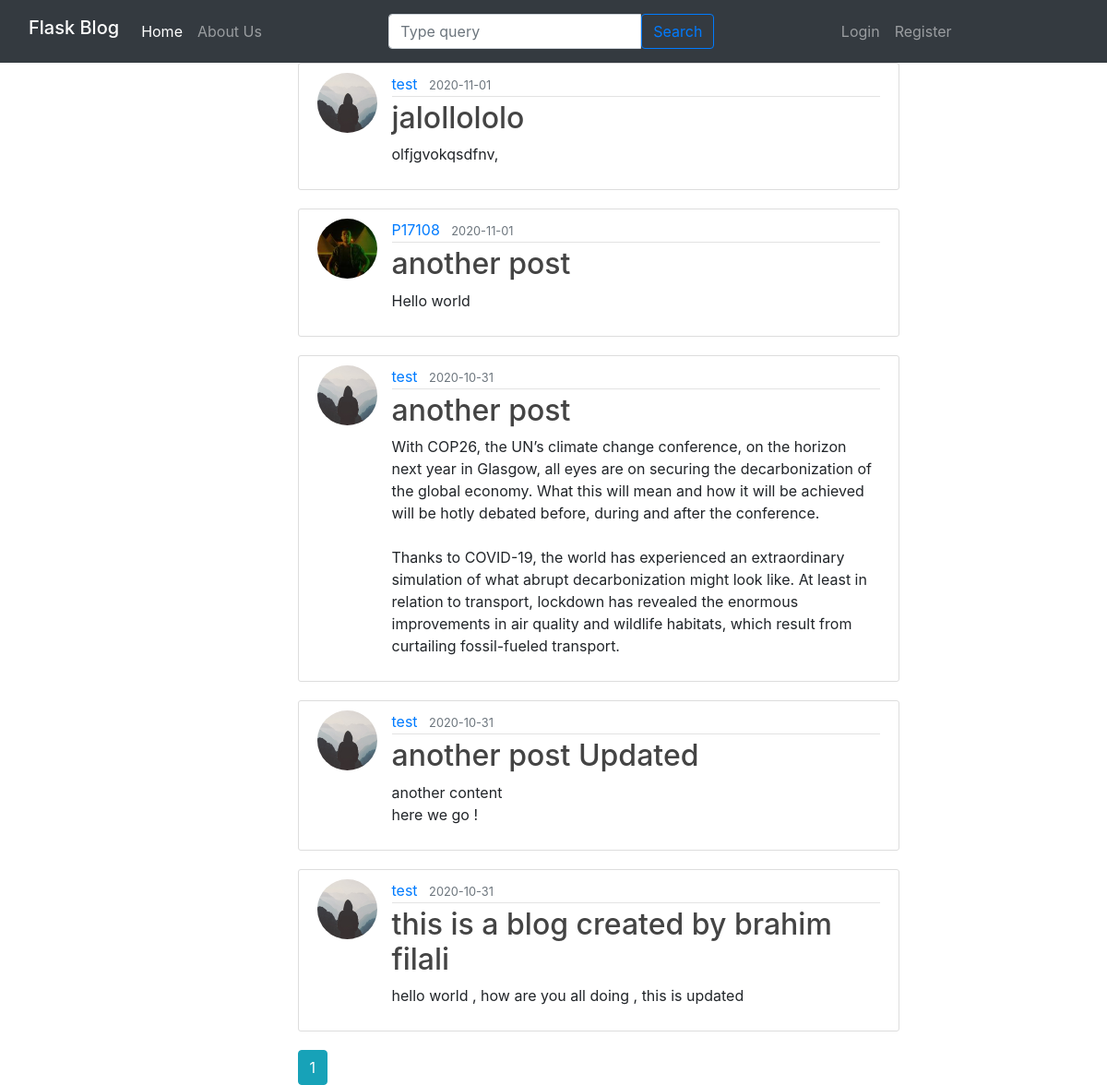
The page /home on the database its author committed.
### flaskblog/models.py (models this page shows, shortened)
class Post(db.Model ,UserMixin):
    id = db.Column(db.Integer , primary_key = True)
    title = db.Column(db.String(20) , nullable = False )
    content = db.Column(db.Text, nullable = False )
    date_posted = db.Column(db.DateTime , default=datetime.utcnow)
    user_id = db.Column(db.Integer , db.ForeignKey('user.id'))

class User(db.Model ,UserMixin):
    id = db.Column(db.Integer , primary_key = True)
    username = db.Column(db.String(20) , unique = True , nullable = False )
    email = db.Column(db.String(120) , unique = True , nullable = False )
    image_file = db.Column(db.String(40) , nullable = False , default = 'default.jpg')
    password = db.Column(db.String(60) , nullable = False)
    posts = db.relationship('Post' , backref = 'author')

### flaskblog/routes.py (the view)
@app.route("/")
@app.route("/home")
def home():
    page = request.args.get('page' ,1 ,type=int )
    posts = Post.query.order_by(Post.date_posted.desc()).paginate(page = page , per_page = 5 )
    return render_template('home.html' , title = "Home page" , posts = posts )

### flaskblog/templates/home.html (shortened to what this page needs)
{% extends 'layout.html' %}
{% block link_css %}
    <link rel="stylesheet" type="text/css" href="{{ url_for('static', filename='home.css') }}">
{% endblock %}
{% block content %}
<div class="row">
    <div class="col-md-3">
    </div>
    <div class="col-md-7">
        {% for post in posts.items %}
            <article class="media content-section">
              <img class="rounded-circle article-img" src="{{ url_for('static', filename='profile_pics/' + post.author.image_file) }}">
              <div class="media-body">
                <div class="article-metadata">
                  <a class="mr-2" href="#">{{ post.author.username }}</a>
                  <small class="text-muted">{{ post.date_posted.strftime('%Y-%m-%d') }}</small>
                </div>
                <h2><a class="article-title" href=" {{ url_for('post' , post_id = post.id) }} ">{{ post.title }}</a></h2>
                <p class="article-content">{{ post.content }}</p>
              </div>
            </article>
        {% endfor %}
        {% for page_num in posts.iter_pages(left_edge=1, right_edge=1, left_current=1, right_current=2) %}
            {% if page_num %}
                {% if posts.page == page_num %}
                    <a class="btn btn-info" href="{{url_for('home' , page = page_num)}}">{{page_num}}</a>
                {% else %}
                    <a class="btn btn-outilne-info" href="{{url_for('home' , page = page_num)}}">{{page_num}}</a>
                {% endif %}
            {% else %}
                ...
            {% endif %}
        {% endfor %}
    </div>
</div>
{% endblock content %}

### flaskblog/static/main.css (style rules this page uses)
.article-img { max-width: 100%; min-width: 50px; height: auto; border-radius: 50%; }
body { background: #fafafa; color: #333333; margin-top: 5rem; }
h1, h2, h3, h4, h5, h6 { color: #444444; }
.content-section { background: #ffffff; padding: 10px 20px; border: 1px solid #dddddd; border-radius: 3px; margin-bottom: 20px; }
.article-title { color: #444444; }
.article-content { white-space: pre-line; }
.article-img { height: 65px; width: 65px; margin-right: 16px; }
.article-metadata { padding-bottom: 1px; margin-bottom: 4px; border-bottom: 1px solid #e3e3e3 }

### rows shown on the page
Post: image_file (placeholder picture), author.username "test", date_posted "2020-11-01", title "jalollololo", content "olfjgvokqsdfnv,"
Post: image_file (picture), author.username "P17108", date_posted "2020-11-01", title "another post", content "Hello world"
Post: image_file (placeholder picture), author.username "test", date_posted "2020-10-31", title "another post", content "With COP26, the UN’s climate change conference, on the horizon next year in Glasgow, all eyes are on securing the decarbonization of the global economy. What this will mean and how it will be achieved will be hotly debated before, during and after the conference. Thanks to COVID-19, the world has experienced an extraordinary simulation of what abrupt decarbonization might look like. At least in relation to transport, lockdown has revealed the enormous improvements in air quality and wildlife habitats, which result from curtailing fossil-fueled transport."
Post: image_file (placeholder picture), author.username "test", date_posted "2020-10-31", title "another post Updated", content "another content here we go !"
Post: image_file (placeholder picture), author.username "test", date_posted "2020-10-31", title "this is a blog created by brahim filali", content "hello world , how are you all doing , this is updated"

### other values the page prints
{{ page_num }} "1"
